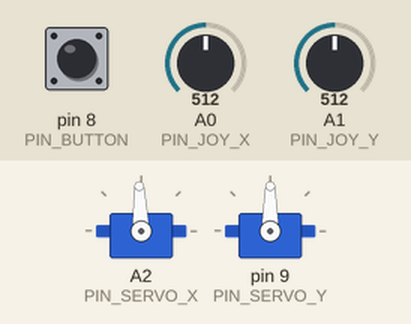
Bench run of a program on a simulated Arduino Nano, built with avr-gcc and run on an emulated ATmega328P. Parts: 2 × servo. The inputs (shaded band) are chosen by the test bench; at power-on: A1 (PIN_JOY_Y) = 512, pin 8 (PIN_BUTTON) HIGH, A0 (PIN_JOY_X) = 512. What the program prints to the serial monitor is not drawn.

Above: at 7.5 s.
7.6 s: A1 (PIN_JOY_Y) set to 559
At 8.3 s:
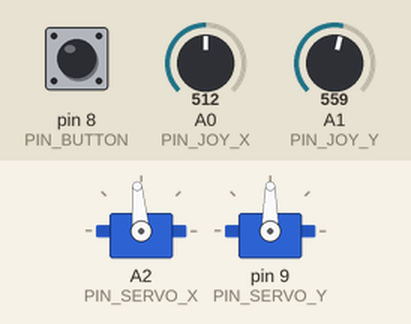
10.6 s: A1 (PIN_JOY_Y) set to 591
At 11.6 s:
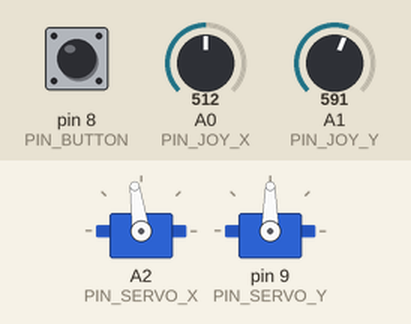
13.6 s: pin 8 (PIN_BUTTON) pulled LOW for 0.15 s
At 13.69 s:
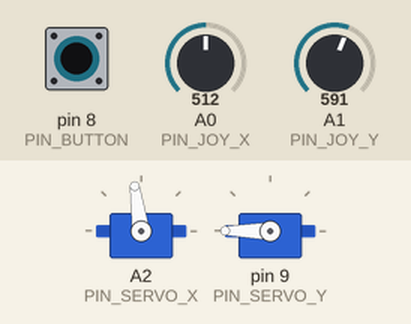
15.2 s: A1 (PIN_JOY_Y) set to 0
At 16.4 s:
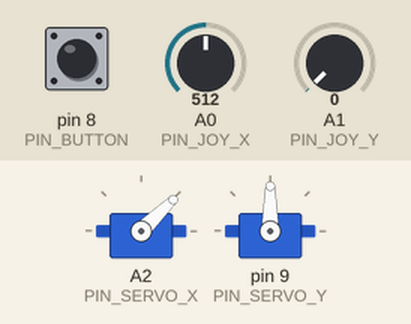
16.7 s: pin 8 (PIN_BUTTON) pulled LOW for 1 s
At 17.3 s:
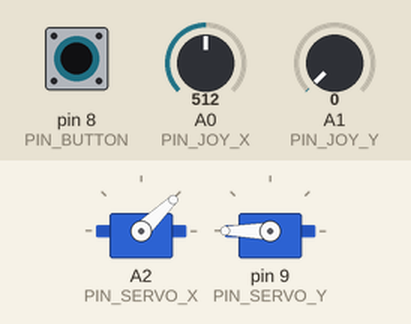
19.2 s: A1 (PIN_JOY_Y) set to 4
22.2 s: A1 (PIN_JOY_Y) set to 7
At 22.7 s:
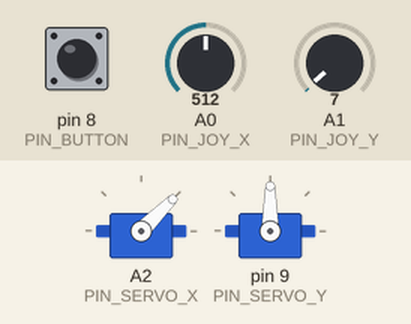
Timing chart, 0 to 24.7 s (numbered marks = the images above; inputs shaded):
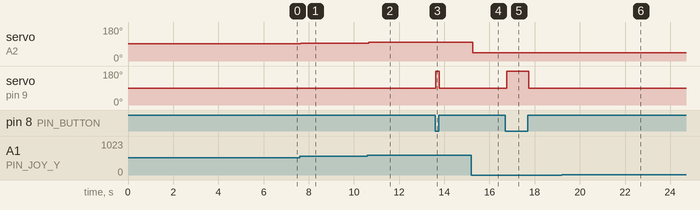

The program:

main.cpp
```cpp
/*
 * ============================================================================
 * PONG ARENA - Mobilité + Contrôle Pince
 * ============================================================================
 */

#include <Arduino.h>
#include "servo_Control.h"
#include "joystick_Input.h"
#include "button_Input.h"
#include "pince_Control.h"
#include "Config.h"

// Variables globales
Servo_Data servo_move;
Joystick_Data joystick;
Button_Data bouton;
Pince_Data pince;

void setup() {
    Serial.begin(9600);
    delay(500);

    Serial.println(F("\n╔═══════════════════════════════════════╗"));
    Serial.println(F("║  PONG ARENA - Contrôle Complet        ║"));
    Serial.println(F("║  Joystick + Bouton + Pince            ║"));
    Serial.println(F("╚═══════════════════════════════════════╝\n"));

    // ===== INITIALISATION SERVO DÉPLACEMENT =====
    Serial.println(F("--- Initialisation Servo Déplacement ---"));
    servo_Init(&servo_move, PIN_SERVO_X);
    delay(500);

    // ===== INITIALISATION PINCE =====
    Serial.println(F("--- Initialisation Pince ---"));
    pince_Init(&pince);
    delay(500);

    // ===== INITIALISATION BOUTON =====
    Serial.println(F("--- Initialisation Bouton ---"));
    bouton.pin = PIN_BUTTON;
    button_Init(&bouton);

    // ===== INITIALISATION JOYSTICK =====
    Serial.println(F("\n--- Initialisation Joystick ---"));
    joystick_Init(&joystick, PIN_JOY_X, PIN_JOY_Y, 255);  // Pas de bouton joystick
    joystick_Calibrate(&joystick);

    Serial.println(F("\n╔═══════════════════════════════════════╗"));
    Serial.println(F("║  SYSTÈME PRÊT                         ║"));
    Serial.println(F("║  Joystick = Déplacement               ║"));
    Serial.println(F("║  Bouton = Fermer/Lancer pince         ║"));
    Serial.println(F("╚═══════════════════════════════════════╝\n"));

    delay(1000);
}

void loop() {
    // ===== MISE À JOUR BOUTON =====
    button_Update(&bouton);

    // ===== GESTION PINCE AVEC BOUTON =====
    if (button_AppuiDetecte(&bouton)) {
        Serial.println(F("🔒 Bouton appuyé → Pince FERMÉE"));
        pince_fermer(&pince);
    }

    if (button_RelacheDetecte(&bouton)) {
        Serial.println(F("🚀 Bouton relâché → Pince LANCE la balle"));
        pince_lancer(&pince);
    }

    // ===== LECTURE JOYSTICK =====
    joystick_Read(&joystick);

    // ===== CONTRÔLE SERVO AVEC JOYSTICK =====
    int16_t vitesse_deplacement = joystick_GetSpeedY(&joystick);
    servo_SetSpeed(&servo_move, vitesse_deplacement);

    // ===== AFFICHAGE DEBUG =====
    #ifdef DEBUG_MODE
    Serial.print(F("Joy Y: "));
    Serial.print(joystick.speed_Y);
    Serial.print(F(" → Servo: "));
    Serial.print(vitesse_deplacement);
    Serial.print(F(" | Pince: "));

    switch(pince_get_etat(&pince)) {
        case OUVERT:
            Serial.print(F("OUVERTE"));
            break;
        case FERMER:
            Serial.print(F("FERMÉE"));
            break;
        case PINCE_LANCEMENT:
            Serial.print(F("LANCEMENT"));
            break;
    }

    Serial.print(F(" | Bouton: "));
    Serial.println(button_EstAppuye(&bouton) ? F("APPUYÉ") : F("RELÂCHÉ"));
    #endif

    delay(50);  // 20 Hz
}
```

button_Input.h
```cpp
#include "Config.h"

// Dans ton fichier .h
enum etat_Button {
    BTN_PRESSED,
    BTN_RELEASED
};
struct Button_Data{
    int pin;
    etat_Button etat_actuel;
    etat_Button etat_precedent;
    bool relache_detect;
    bool appuie_detect;
};

void button_Init(Button_Data* btn);
void button_Update(Button_Data* btn);
bool button_EstAppuye(Button_Data* btn);
bool button_AppuiDetecte(Button_Data* btn);
bool button_RelacheDetecte(Button_Data* btn);
```

joystick_Input.h
```cpp
#ifndef JOYSTICK_INPUT_H
#define JOYSTICK_INPUT_H

#include <Arduino.h>


struct Joystick_Data
{
    uint8_t pin_X; // pin joystick X
    uint8_t pin_Y; // pin joystick Y
    uint8_t pin_button;
    int16_t center_X; // postion repox X
    int16_t center_Y; // postion repos Y
    // zone morte
    int16_t dead_Zone;
    // Stock les valeurs brutes de l'entrée analogique X
    int16_t raw_X;
    int16_t raw_Y;
    int16_t speed_X;
    int16_t speed_Y;
};

void joystick_Init(Joystick_Data* Joystick, uint8_t pin_x, uint8_t pin_y, uint8_t pin_button);
void joystick_Calibrate(Joystick_Data* joystick);
void joystick_Read(Joystick_Data* Joystick);
int16_t joystick_GetSpeedX(Joystick_Data* Joystick);
int16_t joystick_GetSpeedY(Joystick_Data* Joystick);
bool joystick_IsButtonPressed(Joystick_Data* Joystick);
void joystick_PrintDebug(Joystick_Data* Joystick);
#endif
```

pince_Control.h
```cpp
#ifndef PINCE_INPUT_H
#define PINCE_INPUT_H

#include <Arduino.h>
#include <Servo.h>
#include "servo_Control.h"
enum Etat_Pince {
    FERMER,
    OUVERT,
    PINCE_LANCEMENT
};

struct Pince_Data{
    Servo Moteur_Pince;
    float angle_ouvert;
    float angle_fermer;
    float angle_lancer;
    Etat_Pince pince_etat;
};

void pince_Init(Pince_Data* pince);
void pince_ouvert(Pince_Data* pince);
void pince_fermer(Pince_Data* pince);
void pince_lancer(Pince_Data* pince);
Etat_Pince pince_get_etat(Pince_Data* pince);


#endif
```

servo_Control.h
```cpp
/*
 * ============================================================================
 * SERVO CONTROL
 * ============================================================================
 * Génération PWM  pour servo
 */

#ifndef SERVO_CONTROL_H
#define SERVO_CONTROL_H
#include <Config.h>
#include <Servo.h>
typedef struct {
    Servo Motor_Servo;
    uint8_t pin;            // Pin physique
    uint16_t neutral_pwm ;   // Valeur arrêt (ticks Timer1)
    uint16_t min_pwm;       // Rotation arrière
    uint16_t max_pwm;       // Rotation avant
    int16_t current_speed;  // Vitesse
} Servo_Data;

// Fonctions publiques
void servo_Init(Servo_Data* servo, int pin);
void servo_SetSpeed(Servo_Data* servo, int speed);
void servo_Stop(Servo_Data* servo);
int servo_GetCurrentSpeed(Servo_Data* servo);
#endif // SERVO_CONTROL_H
```

button_Input.cpp
```cpp
#include "button_Input.h"
#include <Arduino.h>

void button_Init(Button_Data* btn) {
    // Configuration de la broche en entrée avec pull-up interne
    pinMode(btn->pin, INPUT_PULLUP);

    // Initialisation de l'état
    // Avec INPUT_PULLUP, le bouton non appuyé = HIGH
    btn->etat_actuel = BTN_RELEASED;
    btn->appuie_detect = false;
}

void button_Update(Button_Data* btn) {
    int lecture = digitalRead(btn->pin);
    btn->etat_precedent = btn->etat_actuel;

    // Détection d'un front descendant (BTN_RELEASED -> BTN_PRESSED)
    if (btn->etat_actuel == BTN_RELEASED && lecture == LOW) {
        btn->etat_actuel = BTN_PRESSED;
        btn->appuie_detect = true;
    }
    // Détection d'un front montant (BTN_PRESSED -> BTN_RELEASED)
    else if (btn->etat_actuel == BTN_PRESSED && lecture == HIGH) {
        btn->etat_actuel = BTN_RELEASED;
        btn->relache_detect = true;  // ✅ Flag de relâchement
    }
}

bool button_EstAppuye(Button_Data* btn) {
    // Retourne true si le bouton est actuellement appuyé
    return (btn->etat_actuel == BTN_PRESSED);
}

bool button_AppuiDetecte(Button_Data* btn) {
    // Retourne true une seule fois par appui
    if (btn->appuie_detect) {
        btn->appuie_detect = false;  // Réinitialisation du flag
        return true;
    }
    return false;
}
bool button_RelacheDetecte(Button_Data* btn) {
    if (btn->relache_detect) {
        btn->relache_detect = false;
        return true;
    }
    return false;
}
```

joystick_Input.cpp
```cpp
/*
 * ============================================================================
 * JOYSTICK INPUT - Implémentation
 * ============================================================================
 */

#include "joystick_Input.h"
#include "Config.h"
// Initialiser le joystick
void joystick_Init(Joystick_Data* joy, uint8_t pin_x, uint8_t pin_y, uint8_t pin_button) {
    // Sauvegarder les pins
    joy->pin_X = pin_x;
    joy->pin_Y= pin_y;
    joy->pin_button = pin_button;
    joy->dead_Zone = JOY_DEADZONE;
    // Initialiser les valeurs
    joy->raw_X = 0;
    joy->raw_Y = 0;
    joy->speed_X = 0;
    joy->speed_Y = 0;

    // Configurer le pin du bouton en INPUT_PULLUP
    if (pin_button != 255) {  // 255 = pas de bouton
        pinMode(pin_button, INPUT_PULLUP);
    }

    Serial.print(F("Joystick init - X:A"));
    Serial.print(pin_x - A0);  // Afficher A0, A1, etc.
    Serial.print(F(" Y:A"));
    Serial.println(pin_y - A0);
}

// Calibrer le joystick (trouver le point central)
void joystick_Calibrate(Joystick_Data* joy) {
    Serial.println(F("Calibration joystick..."));
    Serial.println(F("Relâchez le joystick (position neutre)"));
    delay(2000);

    // Faire plusieurs lectures pour moyenner
    long sum_x = 0;
    long sum_y = 0;
    const int number_Read = 100; // nombre de lectures
    // On lit 100 fois X et y et on additionne
    for (int i = 0; i < number_Read; i++) {
        sum_x += analogRead(joy->pin_X);
        sum_y += analogRead(joy->pin_Y);
        delay(10);
    }
    // On divise la somme pour obtenir la moyenne qui va devenir le centre du joystick
    joy->center_X = sum_x / number_Read;
    joy->center_Y = sum_y / number_Read;

    Serial.print(F("Centre X: "));
    Serial.println(joy->center_X);
    Serial.print(F("Centre Y: "));
    Serial.println(joy->center_Y);
    Serial.println(F("Calibration terminée\n"));
}

// Lire les valeurs du joystick
// Lire les valeurs du joystick
void joystick_Read(Joystick_Data* joy) {
    // Lecture des valeurs analogiques brutes (0-1023)
    joy->raw_X = analogRead(joy->pin_X);
    joy->raw_Y = analogRead(joy->pin_Y);

    // Calculer les déviations par rapport au centre
    int16_t deviation_x = joy->raw_X - joy->center_X;
    int16_t deviation_y = joy->raw_Y - joy->center_Y;

    // Appliquer la zone morte (deadzone)
    if (abs(deviation_x) < joy->dead_Zone) {
        deviation_x = 0;
    }
    if (abs(deviation_y) < joy->dead_Zone) {
        deviation_y = 0;
    }

    // Plage positive = distance du centre jusqu'à 1023
    // Plage négative = distance du centre jusqu'à 0
    int16_t max_positive_x = 1023 - joy->center_X;  // Ex: 1023 - 518 = 505
    int16_t max_negative_x = joy->center_X;         // Ex: 518
    int16_t max_positive_y = 1023 - joy->center_Y;  // Ex: 1023 - 502 = 521
    int16_t max_negative_y = joy->center_Y;         // Ex: 502

    // Convertir déviation X en vitesse (-100 à +100)
    if (deviation_x == 0) {
        joy->speed_X = 0;
    }
    else if (deviation_x > 0) {
        // Droite : utiliser la plage positive réelle
        joy->speed_X = map(deviation_x,
                          joy->dead_Zone,      // Début : deadzone
                          max_positive_x,
                          0,                   // Vitesse min
                          100);                // Vitesse max
        // Sécurité : limiter à 100
        if (joy->speed_X > 100) joy->speed_X = 100;
    }
    else {
        // Gauche : utiliser la plage négative réelle
        joy->speed_X = map(deviation_x,
                          -max_negative_x,
                          -joy->dead_Zone,     // Fin : deadzone
                          -100,                // Vitesse min
                          0);                  // Vitesse max
        // Sécurité : limiter à -100
        if (joy->speed_X < -100) joy->speed_X = -100;
    }

    // Convertir déviation Y en vitesse (-100 à +100)
    if (deviation_y == 0) {
        joy->speed_Y = 0;
    }
    else if (deviation_y > 0) {
        // Haut : utiliser la plage positive réelle
        joy->speed_Y = map(deviation_y,
                          joy->dead_Zone,
                          max_positive_y,      // ✅ Plage réelle
                          0,
                          100);
        if (joy->speed_Y > 100) joy->speed_Y = 100;
    }
    else {
        // Bas : utiliser la plage négative réelle
        joy->speed_Y = map(deviation_y,
                          -max_negative_y,     // ✅ Plage réelle
                          -joy->dead_Zone,
                          -100,
                          0);
        if (joy->speed_Y < -100) joy->speed_Y = -100;
    }


}

// Obtenir la vitesse X
int16_t joystick_GetSpeedX(Joystick_Data* joy) {
    return joy->speed_X;
}

// Obtenir la vitesse Y
int16_t joystick_GetSpeedY(Joystick_Data* joy) {
    return joy->speed_Y;
}
```

pince_control.cpp
```cpp
#include "Config.h"
#include "pince_Control.h"

void pince_Init(Pince_Data* pince){
    pince->angle_fermer = 0;
    pince->angle_ouvert = 90;
    pince->angle_fermer = 180;
    pince->pince_etat = OUVERT;
    pince->Moteur_Pince.attach(PIN_SERVO_Y);
    pince->Moteur_Pince.write(pince->angle_ouvert);
}

void pince_ouvert(Pince_Data* pince) {
    pince->Moteur_Pince.write(pince->angle_ouvert);
    pince->pince_etat = OUVERT;
}

void pince_fermer(Pince_Data* pince) {
    pince->Moteur_Pince.write(pince->angle_fermer);
    pince->pince_etat = FERMER;

}
void pince_lancer(Pince_Data* pince) {
    pince->Moteur_Pince.write(pince->angle_fermer);
    pince->pince_etat = PINCE_LANCEMENT;

    pince->Moteur_Pince.write(pince->angle_ouvert);
    pince->pince_etat = OUVERT;

}
Etat_Pince pince_get_etat(Pince_Data * pince) {
    return pince->pince_etat;
}
```

servo_Control.cpp
```cpp
/*
 * ============================================================================
 * SERVO CONTROL - Implémentation
 * ============================================================================
 * Module de pilotage servo-moteur continu FS5103R
 */
#include <servo_Control.h>
#include <Arduino.h>
#include  <Config.h>
void servo_Init(Servo_Data* servo, int pin) {
    servo->pin = pin;
    servo-> neutral_pwm = SERVO_NEUTRAL_PWM;
    servo->min_pwm  = SERVO_MIN_PWM ;
    servo->max_pwm = SEVRVO_MAX_PWM ;
    servo->current_speed = 0;
    servo-> Motor_Servo.attach(pin);
    servo->Motor_Servo.writeMicroseconds(servo->neutral_pwm);
    Serial.println(pin);
}
void servo_SetSpeed(Servo_Data*servo, int speed) {
    // Limiter
    if (speed > 100) speed = 100;
    if (speed < -100) speed = -100;
     if (speed >= -2 && speed <= 2) {
        speed = 0;
    }

    servo->current_speed = speed;
    // Conversion vitesse → PWM
    int pwm_value;
    if (speed == 0) {
        pwm_value = servo->neutral_pwm;
    }
    else if (speed > 0) {
        pwm_value = map(speed, 0, 100, servo->neutral_pwm, servo->max_pwm);

    }
    else {
        pwm_value = map(speed, -100, 0, servo->min_pwm, servo->neutral_pwm);
    }
    servo->Motor_Servo.writeMicroseconds(pwm_value);
}

void servo_Stop(Servo_Data* servo) {
    servo_SetSpeed(servo, 0);
}

int servo_GetCurrentSpeed(Servo_Data* servo) {
    return servo->current_speed;
}
```

Config.h
```cpp
// Regroupement de toutes les constantes du projet
/*====================
 *     PINS MATERIEL
 *====================*/
#define PIN_SERVO_X A2
#define PIN_SERVO_Y 9
#define PIN_BUTTON 8
/*====================
 *   PARAMETER SERVO
 *====================*/
#define SERVO_NEUTRAL_PWM 1490
#define SERVO_MIN_PWM 1000
#define SEVRVO_MAX_PWM 2000
/*====================
 *   PARAMETER JOYSTIC
 *====================*/
#define JOY_DEADZONE 10
#define PIN_JOY_X A0
#define PIN_JOY_Y A1
/*====================
 *     SYSTEM
 *====================*/
#define DEBUG_MODE
```

Measured:
- the behaviour switches between 5 and 6 on A1 (PIN_JOY_Y) (found by bisection; images 5 and 6)
- after the input at 7.6 s, servo on A2 (PIN_SERVO_X): 92° → 95° after 0.06 s
- after the input at 10.6 s, servo on A2 (PIN_SERVO_X): 95° → 98° after 0.05 s
- after the input at 13.6 s, servo on pin 9 (PIN_SERVO_Y): 90° → 180° at once, → 90° 0.17 s later
- after the input at 15.2 s, servo on A2 (PIN_SERVO_X): 98° → 44° after 0.05 s
- after the input at 16.7 s, servo on pin 9 (PIN_SERVO_Y): 90° → 180° after 0.06 s, → 90° 0.97 s later
- after the input at 19.2 s, every drawn part: stays the same
- after the input at 22.2 s, servo on A2 (PIN_SERVO_X): 44° → 45° at once
